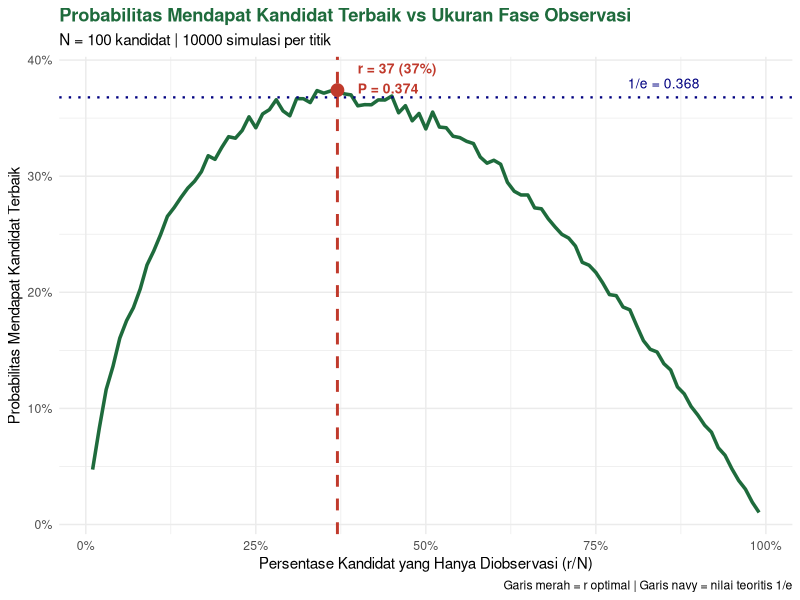
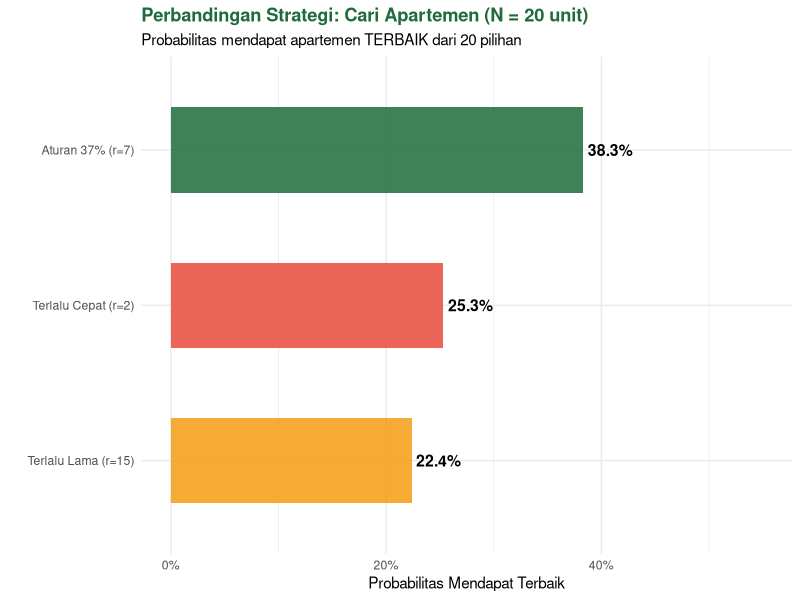
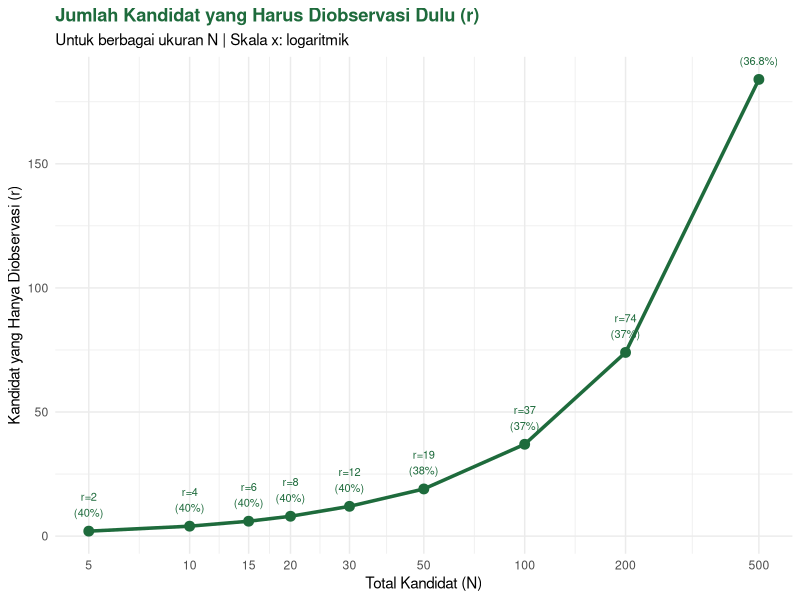

The R source for these figures, in order:
## ---- chunk 1
#| include: false
library(dplyr)
library(ggplot2)
library(tidyr)
library(scales)
rm(list=ls())
set.seed(101)
## ---- chunk 2
# ── Fungsi inti: optimal stopping dengan threshold r ─────────────
#
# Argumen:
#   kandidat  = vektor nilai/kualitas kandidat (urutan acak)
#   r         = jumlah kandidat yang hanya diobservasi (fase eksplorasi)
#
# Mengembalikan:
#   indeks kandidat yang dipilih, atau NA kalau tidak ada yang
#   melampaui threshold (terpaksa pilih kandidat terakhir)

optimal_stopping <- function(kandidat, r) {
  n <- length(kandidat)

  # Fase 1: Amati r kandidat pertama, cari nilai terbaik sebagai patokan
  patokan <- max(kandidat[1:r])

  # Fase 2: Pilih kandidat pertama yang lebih baik dari patokan
  pilihan <- NA
  for (i in (r + 1):n) {
    if (kandidat[i] > patokan) {
      pilihan <- i
      break
    }
  }

  # Kalau tidak ada yang melampaui patokan, terpaksa pilih yang terakhir
  if (is.na(pilihan)) pilihan <- n

  return(pilihan)
}

# ── Cek apakah pilihan kita adalah kandidat terbaik? ─────────────
dapat_terbaik <- function(kandidat, pilihan) {
  kandidat[pilihan] == max(kandidat)
}
## ---- chunk 3
#| echo: true

# ── Simulasi untuk berbagai nilai r ──────────────────────────────
N         <- 100     # Jumlah kandidat
n_sim     <- 10000   # Jumlah simulasi per nilai r
r_values  <- 1:(N-1) # Coba semua kemungkinan r

# Untuk setiap nilai r, hitung probabilitas dapat kandidat terbaik
hasil_sim <- sapply(r_values, function(r) {
  sukses <- replicate(n_sim, {
    # Buat urutan acak: nilai kandidat dari distribusi uniform
    kandidat <- runif(N)
    # Jalankan strategi
    pilihan  <- optimal_stopping(kandidat, r)
    # Apakah yang dipilih adalah yang terbaik?
    dapat_terbaik(kandidat, pilihan)
  })
  mean(sukses)  # Proporsi sukses = probabilitas estimasi
})

df_hasil <- data.frame(
  r           = r_values,
  pct_r       = r_values / N * 100,
  prob_sukses = hasil_sim
)

# Temukan r optimal dari simulasi
r_optimal_sim <- df_hasil$r[which.max(df_hasil$prob_sukses)]
prob_optimal  <- max(df_hasil$prob_sukses)
## ---- chunk 4
cat('r optimal (simulasi)  :', r_optimal_sim, 'dari', N, 'kandidat\n')
cat('Persentase            :', r_optimal_sim / N * 100, '%\n')
cat('Probabilitas sukses   :', round(prob_optimal, 4), '\n')
cat('Nilai teoritis 1/e    :', round(1/exp(1), 4), '\n')
## ---- chunk 5
# ── Visualisasi: kurva probabilitas vs r ─────────────────────────
r_37pct <- round(N / exp(1))

ggplot(df_hasil, aes(x = pct_r, y = prob_sukses)) +
  geom_line(color = '#1E6B3C', linewidth = 1.2) +
  # Titik optimal dari simulasi
  geom_vline(xintercept = r_optimal_sim,
             color = '#C0392B', linetype = 'dashed', linewidth = 1) +
  # Garis 1/e sebagai referensi teori
  geom_hline(yintercept = 1/exp(1),
             color = 'navy', linetype = 'dotted', linewidth = 0.8) +
  # Titik optimal
  geom_point(
    data = df_hasil[which.max(df_hasil$prob_sukses), ],
    aes(x = pct_r, y = prob_sukses),
    color = '#C0392B', size = 4
  ) +
  annotate('text',
    x = r_optimal_sim + 3, y = prob_optimal + 0.01,
    label = paste0('r = ', r_optimal_sim, ' (', r_optimal_sim, '%)\nP = ', round(prob_optimal, 3)),
    color = '#C0392B', size = 3.5, fontface = 'bold', hjust = 0
  ) +
  annotate('text',
    x = 85, y = 1/exp(1) + 0.012,
    label = paste0('1/e = ', round(1/exp(1), 3)),
    color = 'navy', size = 3.5
  ) +
  scale_x_continuous(labels = function(x) paste0(x, '%')) +
  scale_y_continuous(labels = percent_format()) +
  labs(
    title    = 'Probabilitas Mendapat Kandidat Terbaik vs Ukuran Fase Observasi',
    subtitle = paste0('N = ', N, ' kandidat | ', n_sim, ' simulasi per titik'),
    x        = 'Persentase Kandidat yang Hanya Diobservasi (r/N)',
    y        = 'Probabilitas Mendapat Kandidat Terbaik',
    caption  = 'Garis merah = r optimal | Garis navy = nilai teoritis 1/e'
  ) +
  theme_minimal(base_size = 11) +
  theme(plot.title = element_text(face = 'bold', color = '#1E6B3C'))
## ---- chunk 6
#| echo: true

# ── Kasus 2: Mencari Apartemen ────────────────────────────────────
# Simulasi: 20 apartemen, nilai kualitas dari 1-100

simulasi_apartemen <- function(n_apartemen = 20, n_sim = 50000) {
  r_optimal <- ceiling(n_apartemen / exp(1))

  # Bandingkan tiga strategi:
  # 1. Aturan 37% (r = ceiling(N/e))
  # 2. Terlalu cepat (r = 2, hanya lihat 2 dulu)
  # 3. Terlalu lama  (r = 15, lihat 15 dulu baru pilih)

  hasil <- replicate(n_sim, {
    apt <- sample(1:n_apartemen, n_apartemen)  # Urutan acak

    pilih_37  <- optimal_stopping(apt, r_optimal)
    pilih_awal <- optimal_stopping(apt, 2)
    pilih_lama <- optimal_stopping(apt, 15)

    c(
      terbaik_37   = apt[pilih_37]  == max(apt),
      terbaik_awal = apt[pilih_awal] == max(apt),
      terbaik_lama = apt[pilih_lama] == max(apt),
      rank_37      = rank(-apt)[pilih_37],   # Rank 1 = terbaik
      rank_awal    = rank(-apt)[pilih_awal],
      rank_lama    = rank(-apt)[pilih_lama]
    )
  })

  data.frame(
    strategi = c('Aturan 37% (r=7)',
                 'Terlalu Cepat (r=2)',
                 'Terlalu Lama (r=15)'),
    prob_terbaik = c(mean(hasil['terbaik_37',]),
                     mean(hasil['terbaik_awal',]),
                     mean(hasil['terbaik_lama',])),
    rata_rank    = c(mean(hasil['rank_37',]),
                     mean(hasil['rank_awal',]),
                     mean(hasil['rank_lama',]))
  )
}

set.seed(101)
hasil_apt <- simulasi_apartemen()
## ---- chunk 7
cat('=== SIMULASI CARI APARTEMEN (N=20) ===\n')
hasil_apt %>%
  mutate(
    prob_terbaik = percent(prob_terbaik, accuracy = 0.1),
    rata_rank    = round(rata_rank, 2)
  ) %>%
  print()

## ---- chunk 8
# ── Visualisasi perbandingan strategi ────────────────────────────
ggplot(hasil_apt,
       aes(x = reorder(strategi, prob_terbaik),
           y = prob_terbaik, fill = strategi)) +
  geom_col(width = 0.55, alpha = 0.85) +
  geom_text(
    aes(label = percent(prob_terbaik, accuracy = 0.1)),
    hjust = -0.1, fontface = 'bold', size = 4
  ) +
  coord_flip(clip = 'off') +
  scale_fill_manual(
    values = c('Aturan 37% (r=7)'    = '#1E6B3C',
               'Terlalu Cepat (r=2)' = '#E74C3C',
               'Terlalu Lama (r=15)' = '#F39C12'),
    guide = 'none'
  ) +
  scale_y_continuous(limits = c(0, 0.55), labels = percent_format()) +
  labs(
    title    = 'Perbandingan Strategi: Cari Apartemen (N = 20 unit)',
    subtitle = 'Probabilitas mendapat apartemen TERBAIK dari 20 pilihan',
    x = '', y = 'Probabilitas Mendapat Terbaik'
  ) +
  theme_minimal(base_size = 11) +
  theme(plot.title = element_text(face = 'bold', color = '#1E6B3C'))
## ---- chunk 9
#| echo: true
# ── Kasus 3: Seleksi Vendor ───────────────────────────────────────

# Dalam seleksi vendor, 'nilai' adalah kombinasi harga dan kualitas
# Kita simulasikan nilai gabungan (semakin tinggi semakin baik)

simulasi_vendor <- function(n_vendor = 15, n_sim = 50000) {
  r_37 <- ceiling(n_vendor / exp(1))

  hasil <- replicate(n_sim, {
    # Setiap vendor punya nilai gabungan harga-kualitas
    nilai_vendor <- runif(n_vendor, 50, 100)

    pilihan_37   <- optimal_stopping(nilai_vendor, r_37)
    pilihan_awal <- optimal_stopping(nilai_vendor, 1)
    pilihan_lama <- optimal_stopping(nilai_vendor, 12)

    # Hitung nilai (skor) vendor yang dipilih
    c(
      nilai_37   = nilai_vendor[pilihan_37],
      nilai_awal = nilai_vendor[pilihan_awal],
      nilai_lama = nilai_vendor[pilihan_lama],
      terbaik_37 = nilai_vendor[pilihan_37] == max(nilai_vendor)
    )
  })

  data.frame(
    strategi     = c('Aturan 37% (r=6)', 'Terlalu Cepat (r=1)', 'Terlalu Lama (r=12)'),
    rata_nilai   = c(mean(hasil['nilai_37',]),
                     mean(hasil['nilai_awal',]),
                     mean(hasil['nilai_lama',])),
    prob_terbaik = c(mean(hasil['terbaik_37',]), "", "")
  )
}

set.seed(101)
hasil_vendor <- simulasi_vendor()
## ---- chunk 10
cat('=== SIMULASI SELEKSI VENDOR (N=15) ===\n')
hasil_vendor %>%
  mutate(rata_nilai = round(rata_nilai, 2)) %>%
  print()
## ---- chunk 11
N_values <- c(5, 10, 15, 20, 30, 50, 100, 200, 500)

tabel_r <- data.frame(
  N          = N_values,
  r_teoritis = N_values / exp(1),
  r_praktis  = ceiling(N_values / exp(1))
) %>%
  mutate(
    pct_r      = round(r_praktis / N * 100, 1),
    sisa_pilih = N - r_praktis
  )

print(tabel_r)

# ── Visualisasi: N vs r optimal ───────────────────────────────────
ggplot(tabel_r, aes(x = N, y = r_praktis)) +
  geom_line(color = '#1E6B3C', linewidth = 1.2) +
  geom_point(color = '#1E6B3C', size = 3) +
  geom_text(
    aes(label = paste0('r=', r_praktis, '\n(', pct_r, '%)')),
    vjust = -0.6, size = 2.8, color = '#1E6B3C'
  ) +
  scale_x_log10(breaks = N_values, labels = N_values) +
  labs(
    title    = 'Jumlah Kandidat yang Harus Diobservasi Dulu (r)',
    subtitle = 'Untuk berbagai ukuran N | Skala x: logaritmik',
    x        = 'Total Kandidat (N)',
    y        = 'Kandidat yang Hanya Diobservasi (r)'
  ) +
  theme_minimal(base_size = 11) +
  theme(plot.title = element_text(face = 'bold', color = '#1E6B3C'))
## ---- chunk 12
#| echo: true
# ── Simulasi: ketika N tidak diketahui (pakai batas waktu) ───────

# Asumsi: kandidat datang dengan laju Poisson,
# kita punya waktu T satuan, dan kandidat datang rata-rata lambda per satuan

simulasi_waktu <- function(T_total = 12,   # 12 bulan
                            lambda  = 4,    # rata-rata 4 kandidat/bulan
                            n_sim   = 30000) {
  t_37 <- T_total / exp(1)  # 37% dari total waktu

  hasil <- replicate(n_sim, {
    # Simulasi waktu kedatangan kandidat (Poisson process)
    n_total    <- rpois(1, lambda * T_total)
    if (n_total < 2) return(c(sukses_37=FALSE, sukses_50=FALSE))

    waktu_datang <- sort(runif(n_total, 0, T_total))
    nilai        <- runif(n_total)  # Kualitas kandidat

    # Strategi 37% waktu
    observasi_37 <- waktu_datang <= t_37
    if (sum(observasi_37) == 0) return(c(sukses_37=FALSE, sukses_50=FALSE))

    patokan_37 <- max(nilai[observasi_37])
    kandidat_eksploitasi <- which(!observasi_37)

    pilih_37 <- n_total  # default: kandidat terakhir
    for (i in kandidat_eksploitasi) {
      if (nilai[i] > patokan_37) { pilih_37 <- i; break }
    }

    # Strategi 50% waktu (untuk perbandingan)
    observasi_50 <- waktu_datang <= T_total * 0.5
    if (sum(observasi_50) == 0) return(c(sukses_37=FALSE, sukses_50=FALSE))

    patokan_50 <- max(nilai[observasi_50])
    kandidat_eks50 <- which(!observasi_50)

    pilih_50 <- n_total
    for (i in kandidat_eks50) {
      if (nilai[i] > patokan_50) { pilih_50 <- i; break }
    }

    c(
      sukses_37 = nilai[pilih_37] == max(nilai),
      sukses_50 = nilai[pilih_50] == max(nilai)
    )
  })

  data.frame(
    strategi     = c('37% waktu (t = 4.4 bln)', '50% waktu (t = 6 bln)'),
    prob_sukses  = c(mean(hasil['sukses_37',]),
                     mean(hasil['sukses_50',]))
  )
}

set.seed(101)
hasil_waktu <- simulasi_waktu()
## ---- chunk 13
cat('=== SIMULASI BERBASIS WAKTU (T=12 bln, lambda=4/bln) ===\n')
hasil_waktu %>%
  mutate(prob_sukses = percent(prob_sukses, accuracy = 0.1)) %>%
  print()
